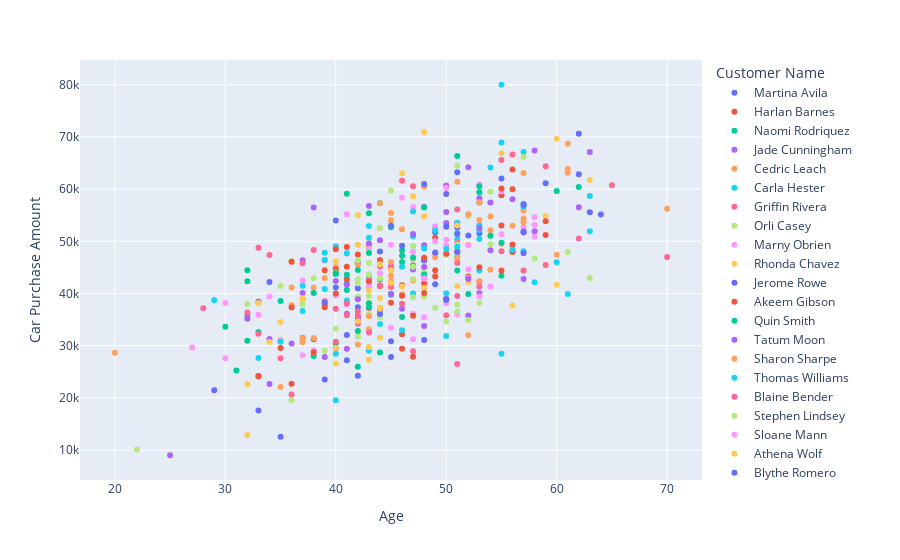

Notebook cell for this chart:
### Code cell
fig = px.scatter(data_frame=df, x='Age', y='Car Purchase Amount', color='Customer Name')
fig.show()
